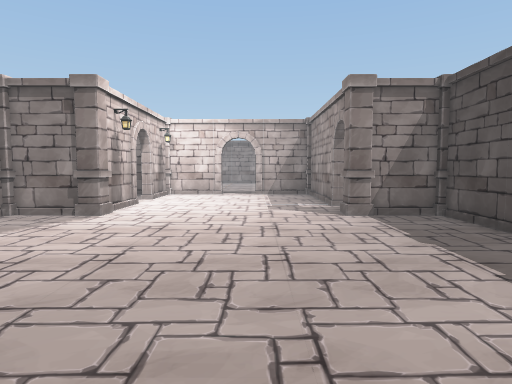
View 1 (above)

24 first-person views from a walk through a Unity game level. The camera is 1.4 m above the floor, tilts 4° down and sees 75° across. The floor is counted in squares, 1 m on a side. Each view is taken from the middle of a square. On the plan, view 1 faces up. The plan holds only what a view shows up to about 15 squares ahead; the rest is blank. The place goes on beyond the plan. The player character is not drawn. Some animated figures are left out. Door leaves are left out, so doorways stand open.

View 2
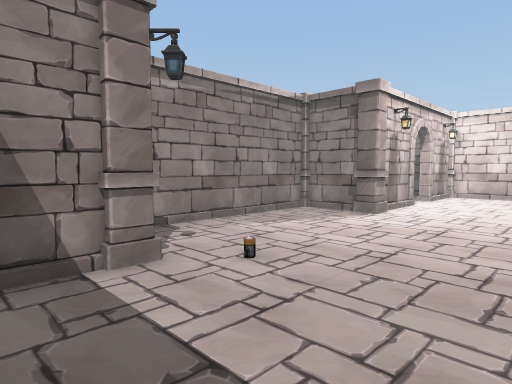

View 3
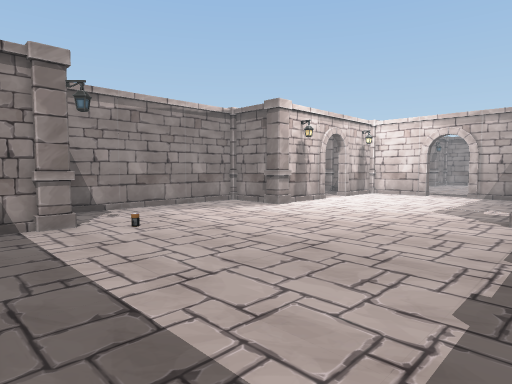

View 4
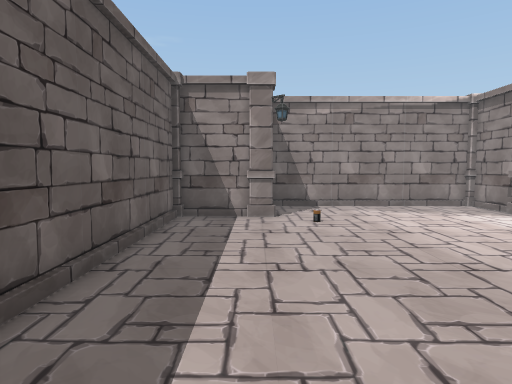

View 5
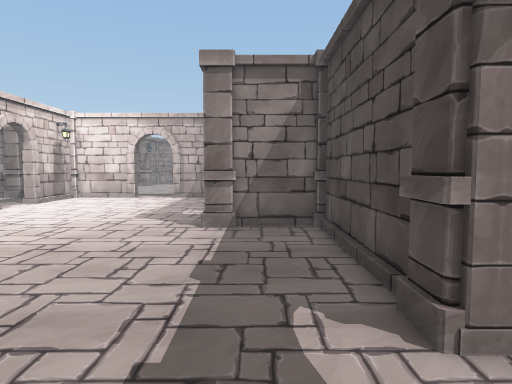

View 6
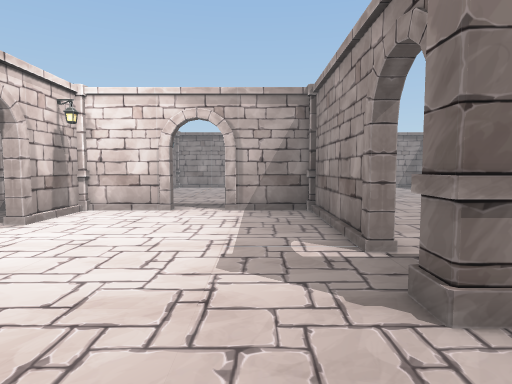

View 7
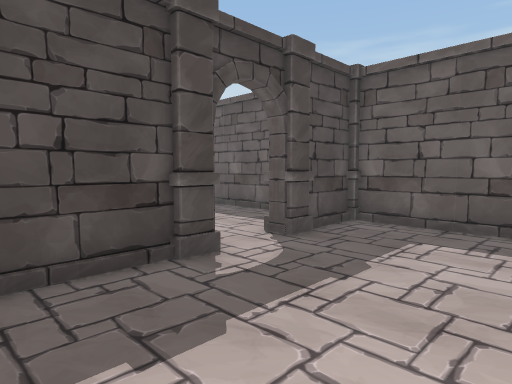

View 8
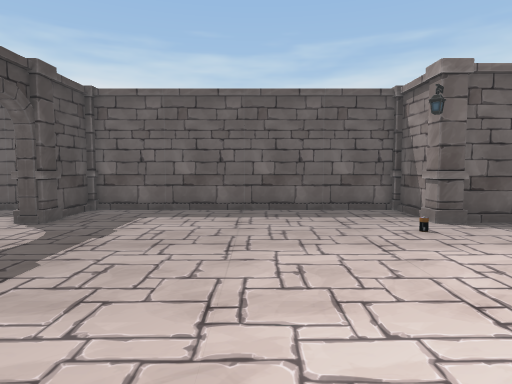

View 9
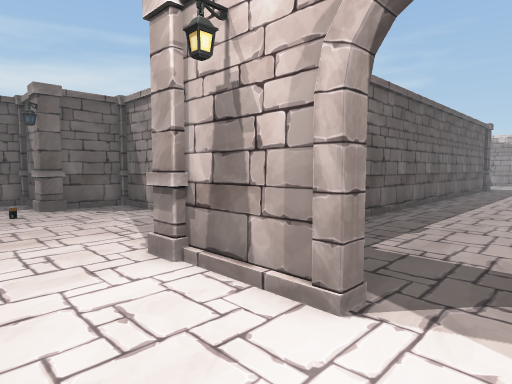

View 10
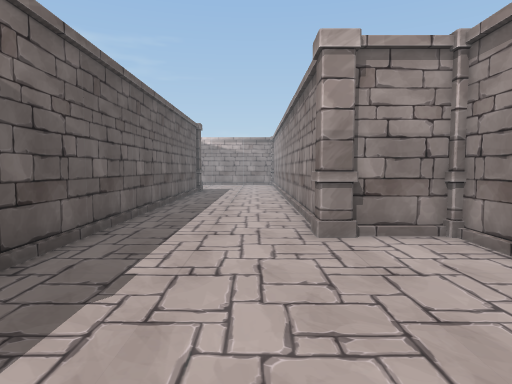

View 11
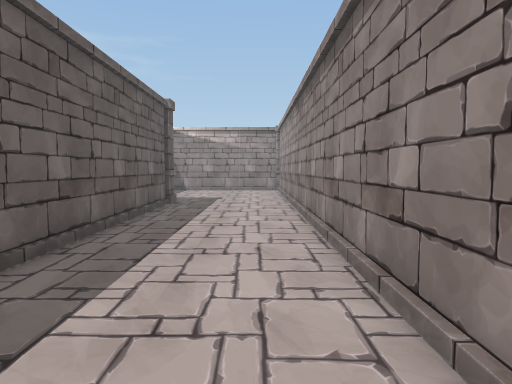

View 12
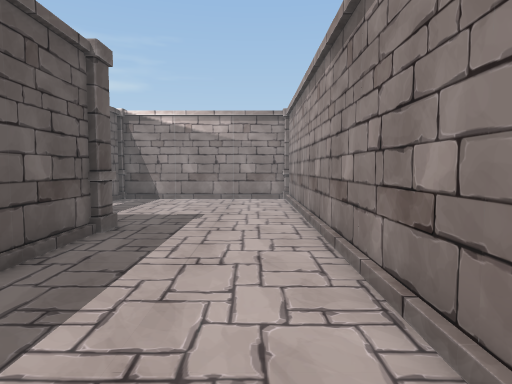

View 13
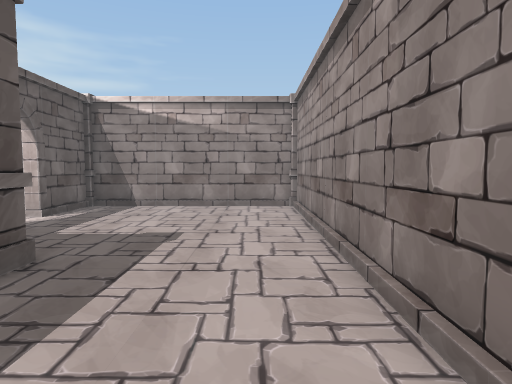

View 14
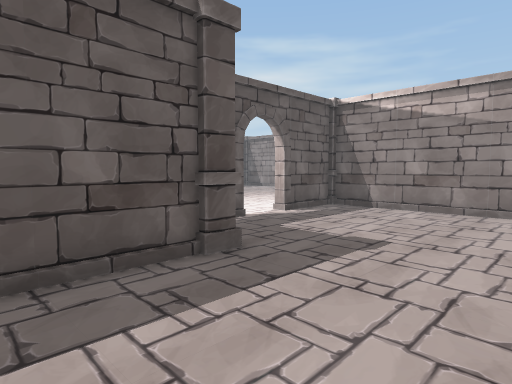

View 15
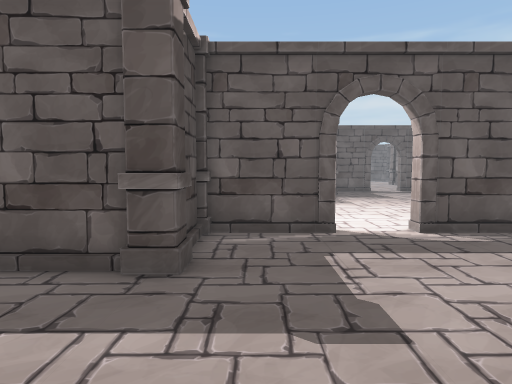

View 16
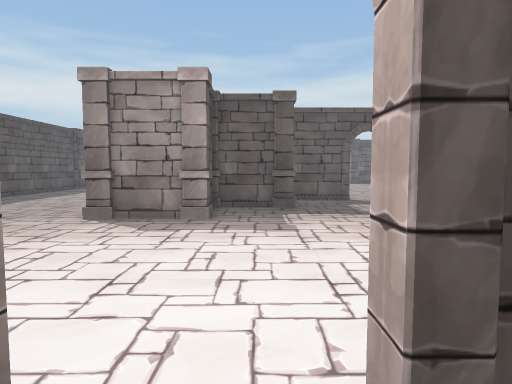

View 17
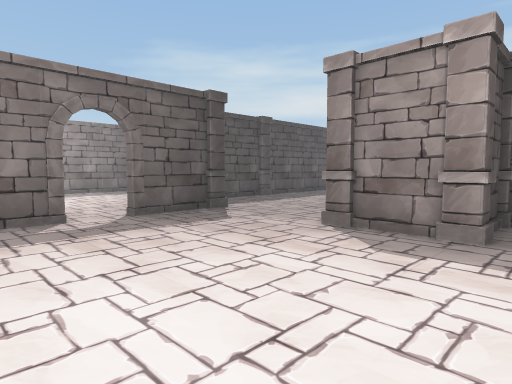

View 18
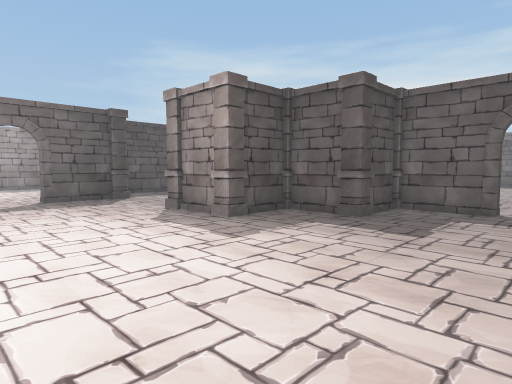

View 19
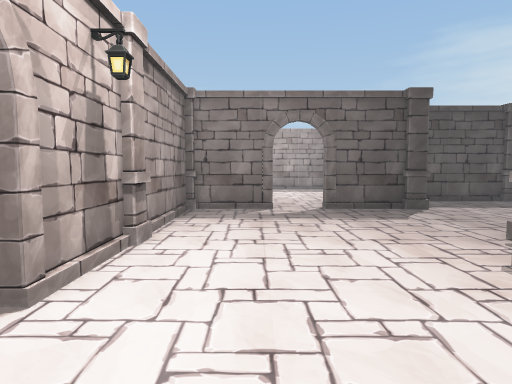

View 20
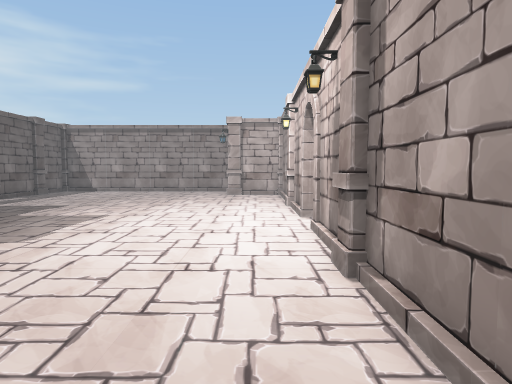

View 21
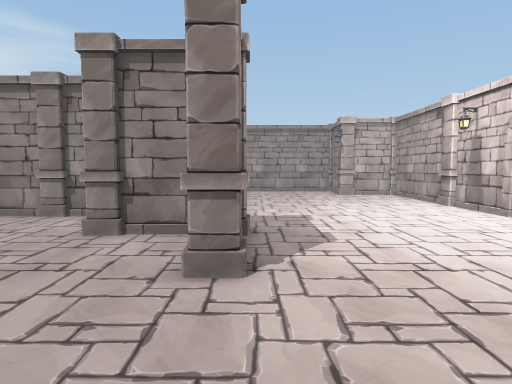

View 22
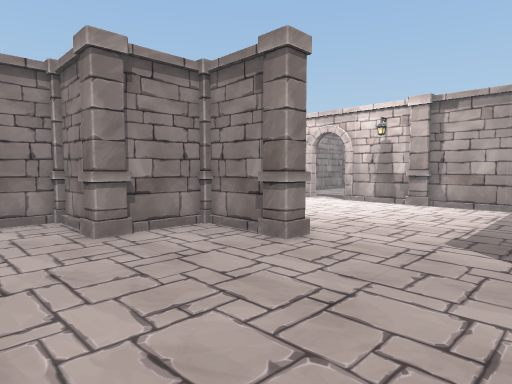

View 23
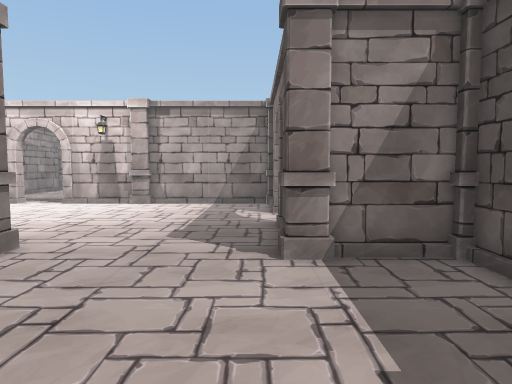

View 24
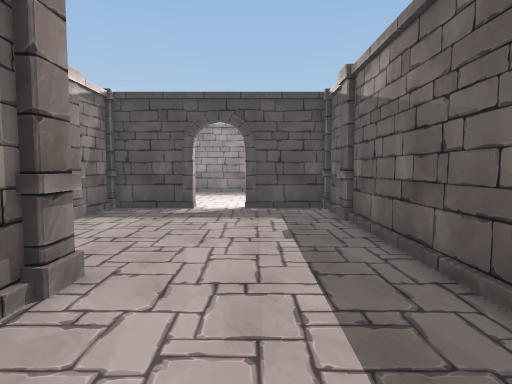

### Floor plan
Points are (right, up) in squares from view 1. A wall is a line through its corners. A room is listed if a view was taken in it or the views show most of it. See-through windows are left out.
Room 1 (views 1, 2, 3, 4, 5, 6, 7, 8, 9)
walls: (3.4, 12.5) (3, 12.5) (3, 17.5); (-5.4, 10.1) (-7.4, 10.1); (5.5, 10.1) (3.5, 10.1); (5.7, 5.5) (5.7, 9.5); (-4.9, 13.4) (-4.9, 10.5); (-7.6, 9.8) (-7.6, 2.3) (-5.4, 2.3); (-4.9, 1.5) (-4.9, -0.4) (5.7, -0.4) (5.7, 1.6); (-1.9, 18.2) (-4.4, 18.2); (2.5, 18.2) (0, 18.2); (-4.9, 17.5) (-4.9, 15.2)
ways out: open door at (-5, 14.5) to room 2; opening at (-1, 18)
objects: pillar (-5, 2); pillar (-5, 10); battery (-4, 4); pillar (3, 10); pillar (3, 18); pillar (6, 2); pillar (6, 5); pillar (6, 10)
Room 2 (views 10, 11, 12, 13, 14, 15, 16, 24)
walls: (-26.4, 10.4) (-8.5, 10.4); (-13.5, 15.5) (-34.6, 15.5) (-34.6, 8.5); (-11.2, 18.2) (-13, 18.2) (-13, 16.4); (-29.8, 7.8) (-27.5, 7.8); (-6.6, 10.4) (-5.6, 10.4); (-5.1, 15.2) (-5.1, 17.5); (-5.1, 10.5) (-5.1, 13.4); (-34.4, 7.8) (-31.6, 7.8); (-5.6, 18.2) (-7.1, 18.2)
ways out: open door at (-5, 14.5) to room 1; opening at (-31, 8) to room 3; open door at (-30, 6.5) to room 3
objects: pillar (-27, 7) to (-27, 8); pillar (-27, 10); pillar (-13, 15) to (-13, 16); pillar (-8, 10); pillar (-8, 18)
Room 3 (views 17, 18, 19, 20, 21, 22, 23)
walls: (-28.6, -0.4) (-27.5, -0.4); (-29.2, -1.4) (-29.2, -2.6); (-27.6, -0.7) (-28.2, -0.7); (-29.4, -2.5) (-29.4, -1.4); (-30.1, -3.4) (-31.6, -3.4); (-31.6, -3.1) (-29.6, -3.1); (-31.9, -3.5) (-31.9, -5.5); (-32.1, -5.5) (-32.1, -3.9); (-21.3, -0.2) (-21.3, 2.6); (-31.6, 7.8) (-31.6, 7.4) (-37.1, 7.4); (-35.1, -6.2) (-35.1, -5.8) (-32.5, -5.8); (-21.3, 4.4) (-21.3, 6.5); (-21.5, 7.4) (-29.8, 7.4); (-18.6, -5.5) (-18.6, -0.7) (-20.4, -0.7)
low walls: (-31.6, -3.4) (-31.6, -4.8)
ways out: opening at (-31, 8) to room 2; open door at (-30, 6.5) to room 2; opening at (-21, 3.5)
objects: pillar (-35, 7) to (-35, 8); pillar (-32, -6); pillar (-32, -3); pillar (-29, -3); pillar (-29, -1) to (-29, 0); pillar (-27, -1) to (-26, 0); pillar (-21, -1); pillar (-19, -6)

Positions as (right, up) in squares from view 1, and headings:
1: (0, 0), facing up
2: (0, 0), facing up-left
3: (4, 0), facing up-left
4: (5, 2), facing left
5: (4, 2), facing up
6: (1, 7), facing up
7: (1, 8), facing down-right
8: (0, 11), facing down
9: (-2, 15), facing down-left
10: (-6, 14), facing left
11: (-13, 14), facing left
12: (-19, 14), facing left
13: (-22, 14), facing left
14: (-23, 15), facing down-left
15: (-28, 15), facing down
16: (-31, 9), facing down
17: (-31, 7), facing down-right
18: (-37, 6), facing down-right
19: (-33, 5), facing right
20: (-22, 6), facing left
21: (-22, 0), facing left
22: (-22, -6), facing up-left
23: (-22, -6), facing up
24: (-17, 13), facing right
